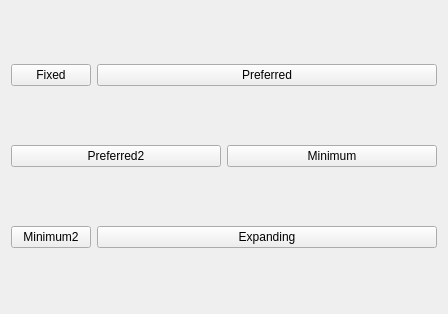
<?xml version="1.0" encoding="UTF-8"?>
<ui version="4.0">
 <class>Widget</class>
 <widget class="QWidget" name="Widget">
  <property name="geometry">
   <rect>
    <x>0</x>
    <y>0</y>
    <width>448</width>
    <height>314</height>
   </rect>
  </property>
  <property name="windowTitle">
   <string>Widget</string>
  </property>
  <layout class="QVBoxLayout" name="verticalLayout">
   <item>
    <layout class="QHBoxLayout" name="horizontalLayout">
     <item>
      <widget class="QPushButton" name="btnFixed">
       <property name="sizePolicy">
        <sizepolicy hsizetype="Fixed" vsizetype="Fixed">
         <horstretch>0</horstretch>
         <verstretch>0</verstretch>
        </sizepolicy>
       </property>
       <property name="text">
        <string>Fixed</string>
       </property>
      </widget>
     </item>
     <item>
      <widget class="QPushButton" name="btnPreferred">
       <property name="sizePolicy">
        <sizepolicy hsizetype="Preferred" vsizetype="Fixed">
         <horstretch>0</horstretch>
         <verstretch>0</verstretch>
        </sizepolicy>
       </property>
       <property name="text">
        <string>Preferred</string>
       </property>
      </widget>
     </item>
    </layout>
   </item>
   <item>
    <layout class="QHBoxLayout" name="horizontalLayout_2">
     <item>
      <widget class="QPushButton" name="btnPreferred2">
       <property name="sizePolicy">
        <sizepolicy hsizetype="Preferred" vsizetype="Fixed">
         <horstretch>0</horstretch>
         <verstretch>0</verstretch>
        </sizepolicy>
       </property>
       <property name="text">
        <string>Preferred2</string>
       </property>
      </widget>
     </item>
     <item>
      <widget class="QPushButton" name="btnMinimum">
       <property name="text">
        <string>Minimum</string>
       </property>
      </widget>
     </item>
    </layout>
   </item>
   <item>
    <layout class="QHBoxLayout" name="horizontalLayout_3">
     <item>
      <widget class="QPushButton" name="btnMinimum2">
       <property name="text">
        <string>Minimum2</string>
       </property>
      </widget>
     </item>
     <item>
      <widget class="QPushButton" name="btnExpanding">
       <property name="sizePolicy">
        <sizepolicy hsizetype="Expanding" vsizetype="Fixed">
         <horstretch>0</horstretch>
         <verstretch>0</verstretch>
        </sizepolicy>
       </property>
       <property name="text">
        <string>Expanding</string>
       </property>
      </widget>
     </item>
    </layout>
   </item>
  </layout>
 </widget>
 <resources/>
 <connections/>
</ui>
